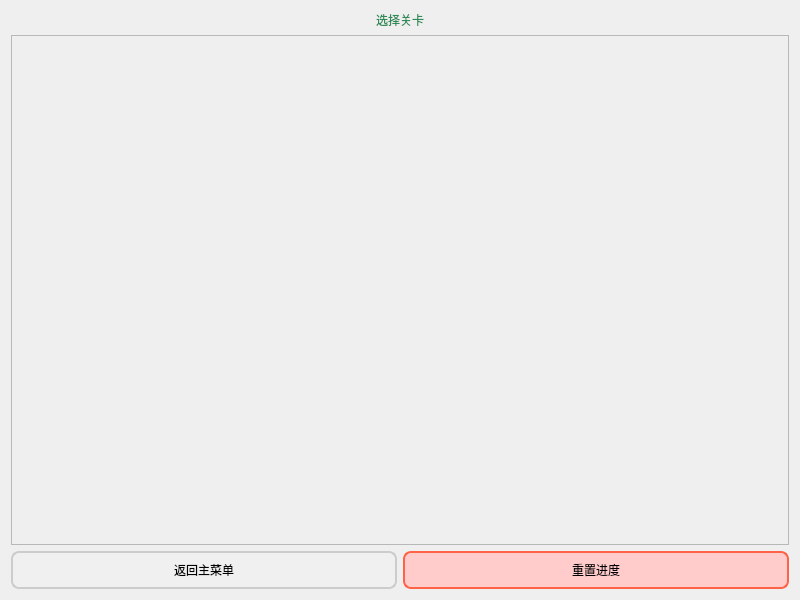
<?xml version="1.0" encoding="UTF-8"?>
<ui version="4.0">
 <class>LevelSelect</class>
 <widget class="QDialog" name="LevelSelect">
  <property name="geometry">
   <rect>
    <x>0</x>
    <y>0</y>
    <width>800</width>
    <height>600</height>
   </rect>
  </property>
  <property name="windowTitle">
   <string>关卡选择</string>
  </property>
  <layout class="QVBoxLayout" name="verticalLayout">
   <item>
    <widget class="QLabel" name="label">
     <property name="styleSheet">
      <string notr="true">font: 24pt &quot;Arial Unicode MS&quot;;
color: #2E8B57;</string>
     </property>
     <property name="text">
      <string>选择关卡</string>
     </property>
     <property name="alignment">
      <set>Qt::AlignCenter</set>
     </property>
    </widget>
   </item>
   <item>
    <widget class="QScrollArea" name="scrollArea">
     <property name="widgetResizable">
      <bool>true</bool>
     </property>
     <widget class="QWidget" name="scrollAreaWidgetContents">
      <property name="geometry">
       <rect>
        <x>0</x>
        <y>0</y>
        <width>780</width>
        <height>450</height>
       </rect>
      </property>
     </widget>
    </widget>
   </item>
   <item>
    <layout class="QHBoxLayout" name="horizontalLayout">
     <item>
      <widget class="QPushButton" name="btnBack">
       <property name="styleSheet">
        <string notr="true">font: 16pt &quot;Arial Unicode MS&quot;;
background-color: #f0f0f0;
border: 2px solid #cccccc;
border-radius: 8px;
padding: 8px;</string>
       </property>
       <property name="text">
        <string>返回主菜单</string>
       </property>
      </widget>
     </item>
     <item>
      <widget class="QPushButton" name="btnResetProgress">
       <property name="styleSheet">
        <string notr="true">font: 16pt &quot;Arial Unicode MS&quot;;
background-color: #ffcccb;
border: 2px solid #ff6347;
border-radius: 8px;
padding: 8px;</string>
       </property>
       <property name="text">
        <string>重置进度</string>
       </property>
      </widget>
     </item>
    </layout>
   </item>
  </layout>
 </widget>
 <resources/>
 <connections/>
</ui>
